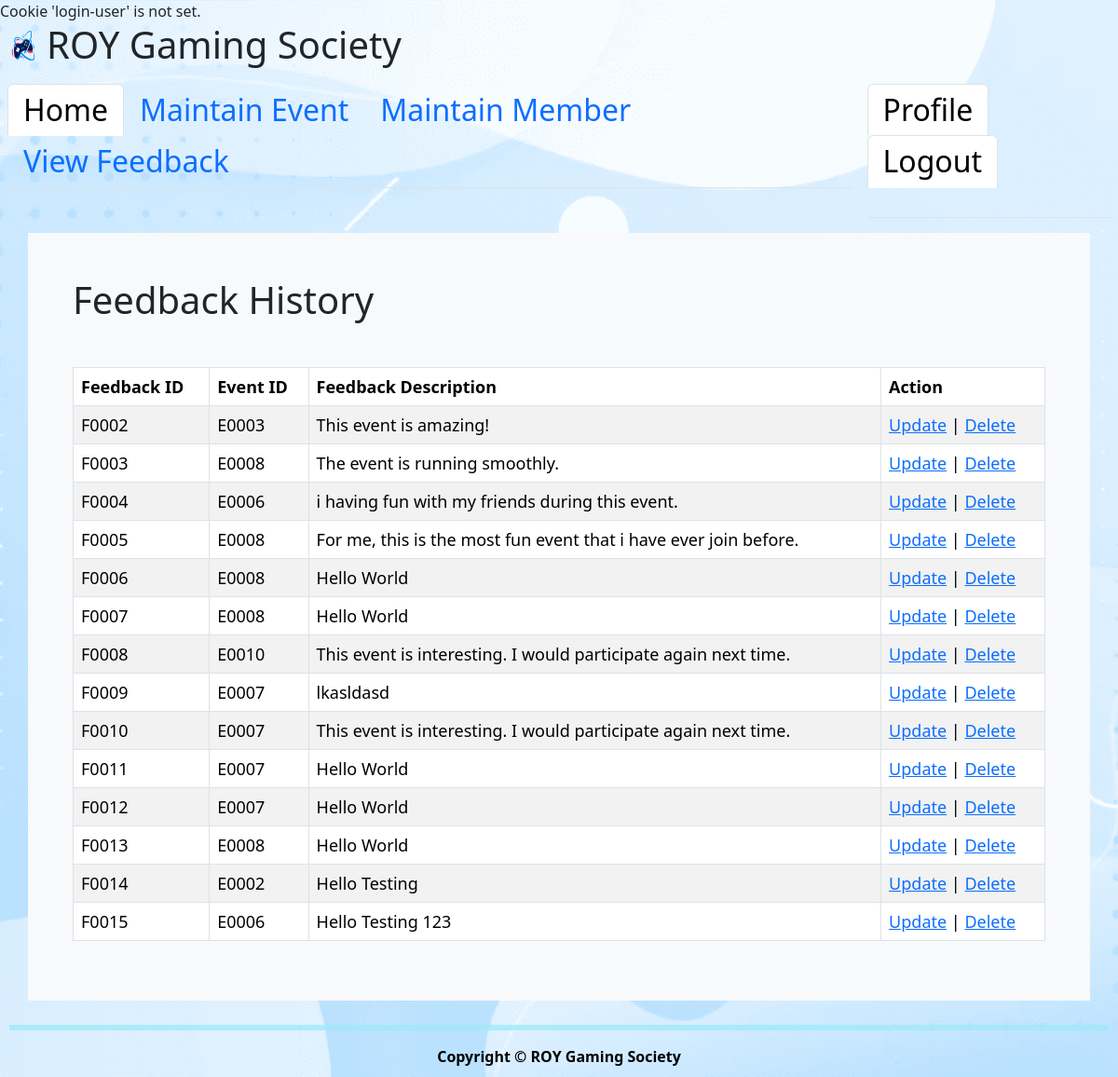
The app's page /feedbackAdmin.php with its own data.
### tables this page shows
CREATE TABLE `feedback` (
  `feedback_id` varchar(10) NOT NULL,
  `feedback_desc` varchar(2000) NOT NULL,
  `username` varchar(30) NOT NULL,
  `event_id` varchar(10) NOT NULL
);

### feedbackAdmin.php (the view, shortened to what this page needs)
<!DOCTYPE html>
<html lang="en">
<head>
    <link href="css/css.css" rel="stylesheet" type="text/css"/>
    <link href="css/style.css" rel="stylesheet" type="text/css"/>
    <link href="https://cdn.jsdelivr.net/npm/bootstrap@5.3.3/dist/css/bootstrap.min.css" rel="stylesheet">
</head>
<body>
    <?php include ('admin-header.php'); ?>
    <div>
        <div class="container p-5 bg-light">
            <h1 class="mb-5">Feedback History</h1>
            <table class="table table-striped table-bordered">
                <thead class="thead-dark">
                    <tr>
                        <th scope="col">Feedback ID</th>
                        <th scope="col">Event ID</th>
                        <th scope="col">Feedback Description</th>
                        <th scope="col">Action</th>
                    </tr>
                </thead>
                <tbody>
                    <?php
                    $con = new mysqli(DB_HOST, DB_USER, DB_PASS, DB_NAME);
                    $sql = "SELECT * FROM feedback";
                    $result = $con->query($sql);
                    if ($result->num_rows > 0) {
                        while ($row = $result->fetch_object()) {
                            printf("<tr>
                            <td>%s</td>
                            <td>%s</td>
                            <td>%s</td>
                            <td><a href = 'editFeedback.php?id=%s'>Update</a> | <a href = 'deleteFeedback.php?id=%s'>Delete</a></td></tr>"
                            , $row->feedback_id, $row->event_id, $row->feedback_desc,$row->feedback_id,$row->feedback_id);
                        }
                    }
                    ?>
                </tbody>
            </table>
        </div>
    </div>
    <?php include ('footer.php'); ?>
</body>
</html>

### css/Style.css (style rules this page uses)
body { background-image: url("../img/wallpaper.png"); background-repeat: no-repeat; background-size: cover; background-position: center; }
table { width: 100%; font-size: 18px; padding: 15px; }
th { background-color: white; color: black; }
td { text-align: left; }

### records on screen
feedback: feedback_id "F0002", event "E0003", feedback_desc "This event is amazing!"
feedback: feedback_id "F0003", event "E0008", feedback_desc "The event is running smoothly."
feedback: feedback_id "F0004", event "E0006", feedback_desc "i having fun with my friends during this event."
feedback: feedback_id "F0005", event "E0008", feedback_desc "For me, this is the most fun event that i have ever join before."
feedback: feedback_id "F0006", event "E0008", feedback_desc "Hello World"
feedback: feedback_id "F0007", event "E0008", feedback_desc "Hello World"
feedback: feedback_id "F0008", event "E0010", feedback_desc "This event is interesting. I would participate again next time."
feedback: feedback_id "F0009", event "E0007", feedback_desc "lkasldasd"
feedback: feedback_id "F0010", event "E0007", feedback_desc "This event is interesting. I would participate again next time."
feedback: feedback_id "F0011", event "E0007", feedback_desc "Hello World"
feedback: feedback_id "F0012", event "E0007", feedback_desc "Hello World"
feedback: feedback_id "F0013", event "E0008", feedback_desc "Hello World"
feedback: feedback_id "F0014", event "E0002", feedback_desc "Hello Testing"
feedback: feedback_id "F0015", event "E0006", feedback_desc "Hello Testing 123"
